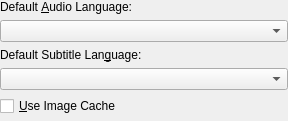
<ui version="4.0" >
 <class>VideoConfig</class>
 <widget class="QWidget" name="VideoConfig" >
  <property name="geometry" >
   <rect>
    <x>0</x>
    <y>0</y>
    <width>288</width>
    <height>121</height>
   </rect>
  </property>
  <property name="windowTitle" >
   <string>Configure Video Plugin</string>
  </property>
  <layout class="QVBoxLayout" >
   <property name="leftMargin" >
    <number>0</number>
   </property>
   <property name="topMargin" >
    <number>0</number>
   </property>
   <property name="rightMargin" >
    <number>0</number>
   </property>
   <property name="bottomMargin" >
    <number>0</number>
   </property>
   <item>
    <widget class="QLabel" name="defaultAudioLanguageLabel" >
     <property name="text" >
      <string>Default &amp;Audio Language:</string>
     </property>
     <property name="wordWrap" >
      <bool>false</bool>
     </property>
     <property name="buddy" >
      <cstring>kcfg_DefaultAudioLanguage</cstring>
     </property>
    </widget>
   </item>
   <item>
    <widget class="KMFLanguageComboBox" name="kcfg_DefaultAudioLanguage" />
   </item>
   <item>
    <widget class="QLabel" name="defaultSubtitleLanguageLabel" >
     <property name="text" >
      <string>Default Subtitle Lan&amp;guage:</string>
     </property>
     <property name="wordWrap" >
      <bool>false</bool>
     </property>
     <property name="buddy" >
      <cstring>kcfg_DefaultSubtitleLanguage</cstring>
     </property>
    </widget>
   </item>
   <item>
    <widget class="KMFLanguageComboBox" name="kcfg_DefaultSubtitleLanguage" />
   </item>
   <item>
    <widget class="QCheckBox" name="kcfg_UsePreviewCache" >
     <property name="text" >
      <string>&amp;Use Image Cache</string>
     </property>
     <property name="shortcut" >
      <string>Alt+U</string>
     </property>
    </widget>
   </item>
   <item>
    <spacer>
     <property name="orientation" >
      <enum>Qt::Vertical</enum>
     </property>
     <property name="sizeType" >
      <enum>QSizePolicy::Expanding</enum>
     </property>
     <property name="sizeHint" >
      <size>
       <width>20</width>
       <height>40</height>
      </size>
     </property>
    </spacer>
   </item>
  </layout>
 </widget>
 <layoutdefault spacing="6" margin="11" />
 <layoutfunction spacing="KDialog::spacingHint" margin="KDialog::marginHint" />
 <pixmapfunction>qPixmapFromMimeSource</pixmapfunction>
 <customwidgets>
  <customwidget>
   <class>KMFLanguageComboBox</class>
   <extends>QComboBox</extends>
   <header>kmflanguagewidgets.h</header>
  </customwidget>
 </customwidgets>
 <resources/>
 <connections/>
</ui>
